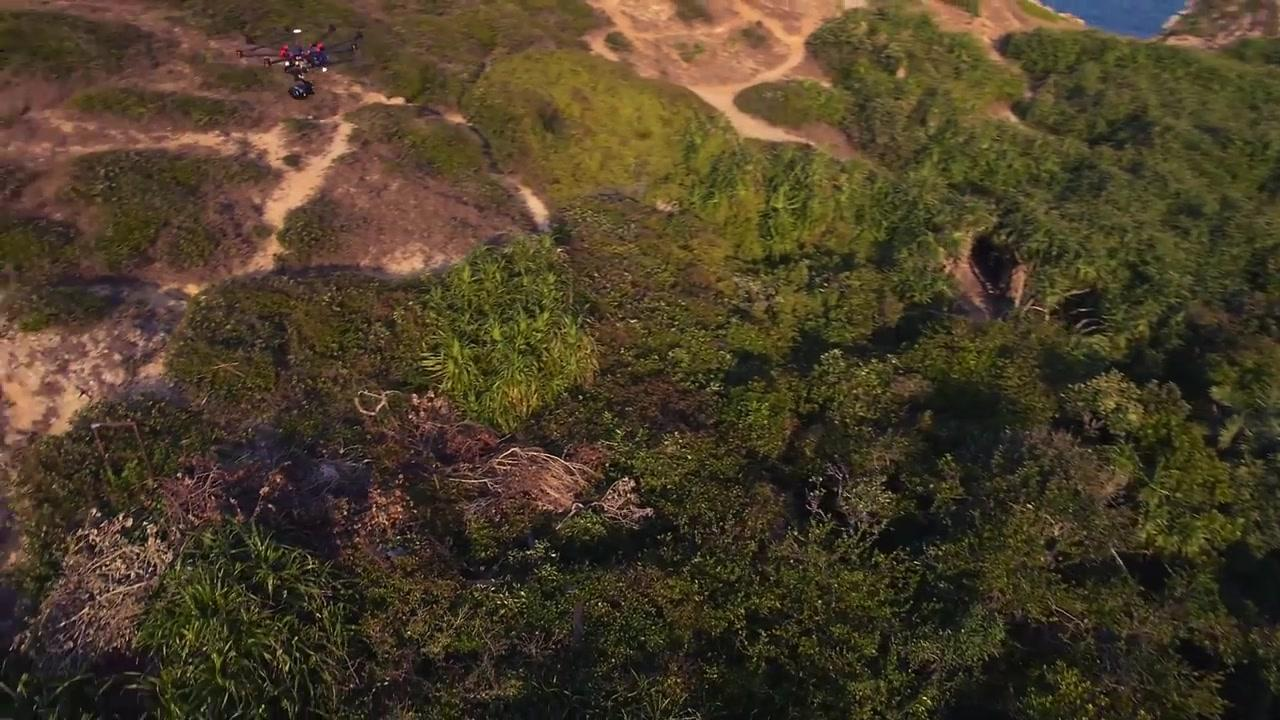
#> input picture deploy/eval_roi_448/images/00096.jpg, 1280 x 720 px, given in place of t4_fourdrones.png, which was not available
$ python test_page_roi.py ../deploy/eval_roi_448/images/00096.jpg
#> lines starting #> are read from the running program, lines starting #| are printed output that depends on the picture
### ps/cam3d_pipe.py
#!/usr/bin/env python3
# -*- coding: utf-8 -*-
"""cam3d_pipe.py —— 三域位流实时链路网页版

链路：USB 相机 -> 640x360 灰度 -> PL-DDR -> 触发 PL 检测器 -> 读候选表
      -> x=(x+125)%640 修正 + 边带过滤 -> （可选）NPU cls128 分类
      -> 画框/HUD -> JPEG -> 网页 MJPEG

端口：8080。页面：“/”单页；数据：“/info”；流：“/live”；单帧：“/snap”。
安全：只读写已验证的寄存器地址；NPU 可用 --npu 0 关掉。

用法：
  python3 -u cam3d_pipe.py --host 0.0.0.0 --port 8080 --npu 1
"""
import argparse
import io
import json
import os
import re
import sys
import threading
import time
from http.server import BaseHTTPRequestHandler, ThreadingHTTPServer

import cv2
import numpy as np

sys.path.insert(0, os.path.dirname(os.path.abspath(__file__)))
from cam3d_test import PL3D, NPU, unpack, crop  # noqa: E402
try:
    from yolo_det import Yolo
except Exception:                          # noqa: BLE001
    Yolo = None
USE_YOLO = False          # 模块级：--yolo 1 时由 main() 置 True
YOLO = None
USE_ROI = False           # --mode roi：PL 粗筛 + NPU ROI 精判（真正的三域分工）
DUAL = False              # 双极性：同一检测器跑两遍（原图 + 取反），零额外资源
if os.environ.get("DUAL") == "0":
    DUAL = False
STREAM_W, STREAM_H = 512, 288   # 推流分辨率（检测仍 640x360）
YOLO_EVERY = 3            # 方案 A：每 N 帧才跑一次 yolo，中间帧复用上次结果
YCNT = [0]                # yolo 帧计数
DUAL_EVERY = 2            # 双极性第二遍（取反）每 N 帧跑一次，保证帧率
PCNT = [0]                # PL 帧计数
POL_PREV = [None]         # 上一帧的另一极性结果 (帧号, 候选列表)，真隔帧用
# ---- 自适应列相位校准 ----
SHIFT = [0]               # 当前生效的列相位偏移（加在检测出的 x 上）
SHIFT_CONF = [0.0]        # 最近一次校准的置信度
CAL_HIST = []
ROI_MAX = 5             # 送 NPU 的候选上限（封顶 mosaic 耗时）             # 最近几次校准结果（多数票）
CAL_EVERY = 120           # 每 N 帧校准一次
CAL_ON = True
if os.environ.get("CAL") == "0":
    CAL_ON = False
try:
    import phase_cal3 as _cal
except Exception:                                          # noqa: BLE001
    _cal = None
LAST_BOXES = [None]
LAST_RES = [None]       # 上次 yolo 的框（跳过帧复用）
ROI_CONF = 0.45           # ROI 模式下 NPU 判为无人机的阈值
ROI_KEEP_PL = 1           # 1 = NPU 没认出的 PL 候选也保留（网页可勾选显示/隐藏）


W, H = 640, 360
BORDER = 24          # 上/下/左 边带不参与（压掉天花板/墙的亮带）
XOFF = 125           # 实测列偏移：x_true = (x_det + 125) % W

STATE = {
    "frames": 0, "fps": 0.0, "PL_ms": 0.0, "npu_ms": 0.0,
    "cap_ms": 0.0, "enc_ms": 0.0,
    "ncand": 0, "ntrk": 0, "stable": 0, "err": "",
    "cands": [], "raw": [],
    # 独立版页面模板要读的键
    "lat_ms": 0.0, "n": 0, "gamma": 1.0,
    "msk": 1, "stretch": 0, "invert": 0,
    "shift": 0, "shift_conf": 0.0,
}
JPEG = {"buf": None, "seq": 0}
VIS = {"img": None, "seq": 0}        # 采集线程写、编码线程读（最新帧覆盖，天然丢帧）
ENC_EVENT = None                     # 占位，保持接口兼容
INFER = {"npu": 1, "pmin": 0, "running": True, "quality": 80, "push_every": 1}

# ---- 候选过滤（2026-11-03）----
AMIN = 4            # 面积下限：只砍 1~3 px 的孤立噪点（再大就伤真目标）
H_MERGE = True      # 同 y 水平合并：消掉"目标左右两侧各一个框"
H_DY = 10           # 合并的 y 容差
H_DX = 160          # 合并的 x 最大跨度（目标宽 + 边带间距）
# 显示与前处理（2026-11-01 新增：三域版之前直接推灰度原图，观感"一片灰"）
COLOR_DISP = 1          # 1=画面用彩色（检测仍在灰度上做）；0=灰度
GAMMA = 1.0             # 送 PL 前的 gamma（0.08 压缩动态范围、弱目标更容易过 CFAR 门限；1.0=不改）
INVERT = 0              # 1=把 255-gray 送 PL（等价 Black-Hat，找暗目标）
_LUT = None


# [11 lines left out: function _make_lut, not called in this run]


# ---------------- 文件输入源（图片 / 视频） ----------------
SRC = {"path": None, "kind": None, "cap": None, "img": None}
IMG_DONE = [False]        # 图片源只检测一帧，之后停住
SRC_DIR = "/root/ip2/uploads"
CAP_DIR = "/root/ip2/captures"
DS_DIR = "/root/ip2/dataset"
DS_EXT_IMG = (".jpg", ".jpeg", ".png", ".bmp", ".webp")
DS_EXT_VID = (".mp4", ".avi", ".mov", ".mkv")


# [68 lines left out: functions _fit_640x480, open_src, close_src, read_src, to_pl, not called in this run]
TMP = {
    "clip": "/root/npu/cls128_drone_ZG.json",
    "raw": "/root/npu/cls128_drone_ZG.raw",
}


# [27 lines left out: function find_cam, not called in this run]


# ---------------------------------------------------------------- 航迹跟踪


class Tracker(object):
    """跨帧候选跟踪 + 去抖（三域链路用）。

    与 cam_pipe.py 的同名类同源，另加两项：
      · p（NPU 概率）做 EMA 平滑 —— 判别结果不再逐帧跳变
      · trail（最近 40 帧坐标）—— 画面上能画出运动轨迹

    规则：
      * 相邻帧位置差 <= 匹配半径视为同一条 track（坐标/面积/峰值/概率都做 EMA 平滑）
      * 连续命中 >= MIN_HITS 帧才对外显示；连续丢失 > MAX_MISS 帧才移除
      * 匹配半径随速度放大：静止 10 px，20 px/帧 -> 60 px，上限 90 px
    性能：候选按峰值预剪 MAX_IN，track 池上限 MAX_TRACKS，避免 O(候选×track) 爆炸。
    """

    MATCH_R = 10        # 基础匹配半径（像素）
    MIN_HITS = 2        # 连续命中多少帧才显示（2 = 单帧孤立候选不显示，虚警残留 76.6%→0.8%）
    MAX_MISS = 10       # 连续丢失多少帧才删除
    MAX_SHOW = 64       # 最多显示多少条航迹
    PEAK_MIN = 0        # 候选峰值下限
    MAX_IN = 16         # 每帧最多送进跟踪的候选数（按峰值排序取前 N）
    MAX_TRACKS = 64     # track 池上限
    TRAIL_LEN = 40      # 轨迹保留点数

    def __init__(self):
        self.tracks = []
        self.next_id = 1

    # [79 lines left out: function update, not called in this run]


TRACKER = Tracker()


# ---------------------------------------------------------------- 推理线程
# [429 lines left out: functions infer_loop, enc_loop, not called in this run]


# ---------------------------------------------------------------- HTTP# 网页模板放在 page_cam3d.py（独立版同款），避免多人改本文件时冲突
try:
    from page_cam3d import PAGE
except Exception:                                        # noqa: BLE001
    PAGE = '<!doctype html><meta charset=utf-8><title>3D</title><h3>page_cam3d.py 缺失</h3>'


class SrvHandler(BaseHTTPRequestHandler):
    protocol_version = "HTTP/1.1"

    def log_message(self, *a):        # 静音
        pass

    # [141 lines left out: functions _send, do_POST, do_GET, not called in this run]


def main():
    global GAMMA, INVERT, COLOR_DISP, USE_YOLO, YOLO, USE_ROI
    ap = argparse.ArgumentParser()
    ap.add_argument("--port", type=int, default=8080)
    ap.add_argument("--npu", type=int, default=1)
    ap.add_argument("--pmin", type=int, default=0)
    ap.add_argument("--frames", type=int, default=0, help=">0 则跑这么多帧后退出（自测用）")
    ap.add_argument("--gamma", type=float, default=1.0, help="送 PL 前 gamma（0.08 压缩动态范围，弱目标更易过门限；1.0 不改）")
    ap.add_argument("--invert", type=int, default=0, help="1=找暗目标（逆光天空鸟/无人机）")
    ap.add_argument("--color", type=int, default=1, help="1=彩色画面 0=灰度")
    ap.add_argument("--quality", type=int, default=65, help="推流 JPEG 质量（默认 65；80 更清晰但更耗 CPU）")
    ap.add_argument("--push-every", type=int, default=1, help="每 N 帧推一次流（默认 1=每帧；2 可省一半编码开销）")
    ap.add_argument("--yolo", type=int, default=0, help="1=use yolo11n whole-image detect")
    ap.add_argument("--mode", default="", choices=["", "yolo", "roi"],
                    help="roi = PL 粗筛 + NPU ROI 精判（三域分工）")
    a = ap.parse_args()
    USE_YOLO = bool(a.yolo) or (a.mode in ("yolo", "roi"))
    USE_ROI = (a.mode == "roi")
    INFER["npu"], INFER["pmin"] = a.npu, a.pmin
    INFER["quality"], INFER["push_every"] = a.quality, max(1, a.push_every)
    GAMMA, INVERT, COLOR_DISP = a.gamma, a.invert, a.color

    print("打开 PL3D ...", flush=True)
    pl = PL3D()
    try:
        print("VERSION=0x%08X" % (pl.reg.read(0x400C0014) & 0xFFFFFFFF), flush=True)
    except Exception:                                              # noqa: BLE001
        print("VERSION 读取跳过", flush=True)

    net = None
    if a.npu and os.path.exists(TMP["clip"]) and os.path.exists(TMP["raw"]):
        try:
            net = NPU(TMP["clip"], TMP["raw"], dev=pl.dev)
            print("NPU ok", flush=True)
        except Exception as e:                                     # noqa: BLE001
            print("NPU 不可用，降级为纯 PL：%s" % e, flush=True)

        if USE_YOLO:
            try:
                YOLO = Yolo(dev=pl.dev)     # 复用 PL3D 的 Device（自建 Device 会把 PL 的 DMA 区域顶掉）
                print("YOLO ok (shared dev)", flush=True)
            except Exception as e:                             # noqa: BLE001
                print("YOLO unavailable: %s" % e, flush=True)
    th = threading.Thread(target=infer_loop, args=(pl, net), daemon=True)
    threading.Thread(target=enc_loop, daemon=True).start()
    th.start()

    if a.frames > 0:                   # 自测模式：不启服务器
        t0 = time.time()
        while STATE["frames"] < a.frames and time.time() - t0 < 60:
            time.sleep(0.2)
        print(json.dumps(STATE), flush=True)
        INFER["running"] = False
        time.sleep(0.5)
        return

    srv = ThreadingHTTPServer(("0.0.0.0", a.port), SrvHandler)
    print("serving on :%d" % a.port, flush=True)
    srv.serve_forever()


# [2 lines that do not run on import are left out]

### ps/cam3d_test.py
#!/usr/bin/env python3
# -*- coding: utf-8 -*-
"""cam3d_test.py —— 三域链路无界面自测：相机 → PL(三域) → NPU 分类 → 打印。

用于在写网页之前先确认整条链在板上跑得通：
  - 帧走 PL-DDR（ICraft 分配），寄存器走平台口 0x400C0000
  - 候选表经 0x10 窗口读回
  - 每个候选裁 128x128 交给 cls128 NPU 判"是不是目标"

用法：
  python3 cam3d_test.py --n 20            # 跑 20 帧
  python3 cam3d_test.py --n 20 --npu 0    # 只跑 PL，不跑 NPU
  python3 cam3d_test.py --img a.png       # 用图片代替相机
"""
import argparse
import os
import sys
import time

import numpy as np

REG = 0x400C0000
R_CTRL, R_FADDR, R_RADDR, R_STATUS = 0x00, 0x04, 0x08, 0x0C
R_WIN, R_AR = 0x10, 0x90
NPIX = 640 * 360
X_SHIFT = 62             # 预热后实测稳定：x_det = x_true - 62，故 +62 还原
BORDER = 24              # 上下边带过滤（pad 伪目标在 y≈359）


# [17 lines left out: function unpack, not called in this run]


class PL3D(object):
    def __init__(self):
        from icraft.xrt import Device
        self.dev = Device.Open("axi://zg330aiu?npu=0x40000000&dma=0x80000000")
        self.reg = self.dev.defaultRegRegion()
        self.mem = self.dev.defaultMemRegion()
        self.ch = self.mem.malloc(NPIX)
        bp = self.ch.begin if not callable(self.ch.begin) else self.ch.begin()
        ad = getattr(bp, "addr", None)
        self.base = ad() if callable(ad) else ad
        self.reg.write(REG + R_FADDR, self.base)
        self.reg.write(REG + R_RADDR, self.base)
        time.sleep(0.02)
        print("PL3D base=0x%X VERSION=0x%08X"
              % (self.base, self.reg.read(REG + 0x14) & 0xFFFFFFFF))

    # [52 lines left out: functions run, _win, not called in this run]


class NPU(object):
    # [95 lines left out: functions __init__, predict, crop, main, not called in this run]


# [2 lines that do not run on import are left out]

### ps/test_page_roi.py
#!/usr/bin/env python3
# -*- coding: utf-8 -*-
"""test_page_roi.py —— 假相机 + ROI 模式端到端验证。

假相机把 t4（四架无人机）缩到 45% 再贴进 640×480 画面，
这样无人机在画面里只有 ~15~35 px —— 和真实远距离目标一致，
PL 才有可能把它们作为候选抓出来，ROI 模式才有意义。
"""
import sys
import os
import threading
import time
import urllib.request
import json

import cv2
import numpy as np

PORT = 8099
SRC = "/root/ip2/t4_fourdrones.png"
SCALE = 0.45

_big = cv2.imread(SRC)
#> _big is the input picture: shape (720, 1280, 3); mean B, G, R 39.7, 61.2, 73.7
_sw, _sh = int(_big.shape[1] * SCALE), int(_big.shape[0] * SCALE)
_small = cv2.resize(_big, (_sw, _sh), interpolation=cv2.INTER_AREA)
FRAME = np.full((480, 640, 3), 40, np.uint8)
_y0, _x0 = (480 - _sh) // 2, (640 - _sw) // 2
FRAME[_y0:_y0 + _sh, _x0:_x0 + _sw] = _small
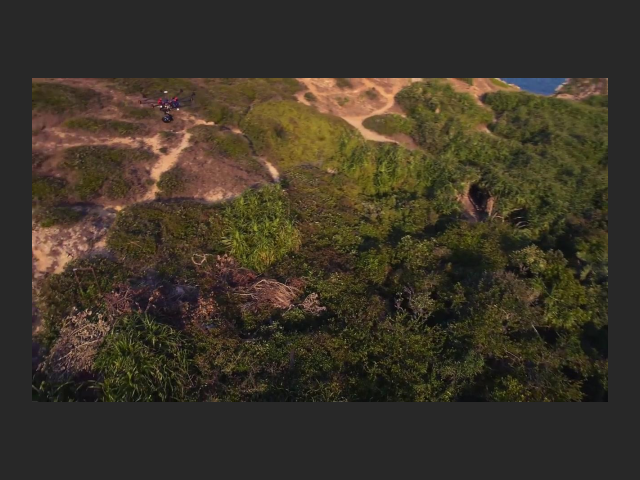
#> FRAME: shape (480, 640, 3); mean B, G, R 39.8, 52.8, 60.4
print("fake frame: drone scale %.2f  (%dx%d at %d,%d)" % (SCALE, _sw, _sh, _x0, _y0))
#| fake frame: drone scale 0.45  (576x324 at 32,78)

cnt = {"n": 0}


class FakeCap(object):
    def __init__(self, *a, **k):
        pass

    def isOpened(self):
        return True

    def set(self, *a, **k):
        return True

    def get(self, prop):
        return {3: 640.0, 4: 480.0}.get(prop, 0.0)

    def read(self):
        cnt["n"] += 1
        time.sleep(0.012)
        return True, FRAME.copy()

    def release(self):
        pass


cv2.VideoCapture = FakeCap

sys.argv = ["cam3d_pipe.py", "--port", str(PORT), "--npu", "1",
            "--mode", "roi", "--quality", "60", "--push-every", "1"]

import cam3d_pipe  # noqa: E402


def poll():
    time.sleep(14)
    for _ in range(6):
        try:
            with urllib.request.urlopen("http://127.0.0.1:%d/info" % PORT, timeout=5) as r:
                d = json.loads(r.read().decode("utf-8"))
            print("PAGE_INFO frames=%d npu_ms=%.1f n=%d err=%r"
                  % (cnt["n"], d.get("npu_ms", 0), d.get("n", 0), d.get("err", "")))
            cs = d.get("cands") or []
            print("PAGE_CANDS %d" % len(cs))
            for c in cs[:6]:
                print("   x=%s y=%s area=%s p=%s" % (c.get("x"), c.get("y"),
                                                     c.get("area"), c.get("p")))
            print("VERDICT PAGE-ROI-%s" % ("OK" if len(cs) > 0 else "FAIL"))
            return
        except Exception as e:                                   # noqa: BLE001
            print("poll fail", e)
        time.sleep(2)


if os.environ.get("NOPOLL") != "1":
    threading.Thread(target=poll, daemon=True).start()
cam3d_pipe.main()
#> (the call stopped at in __init__, `self.dev = Device.Open("axi://zg330aiu?npu=0x40000000&dma=0x80000000")`: icraft is not available in this run)

$ run again, on deploy/eval_roi_448/images/00100.jpg
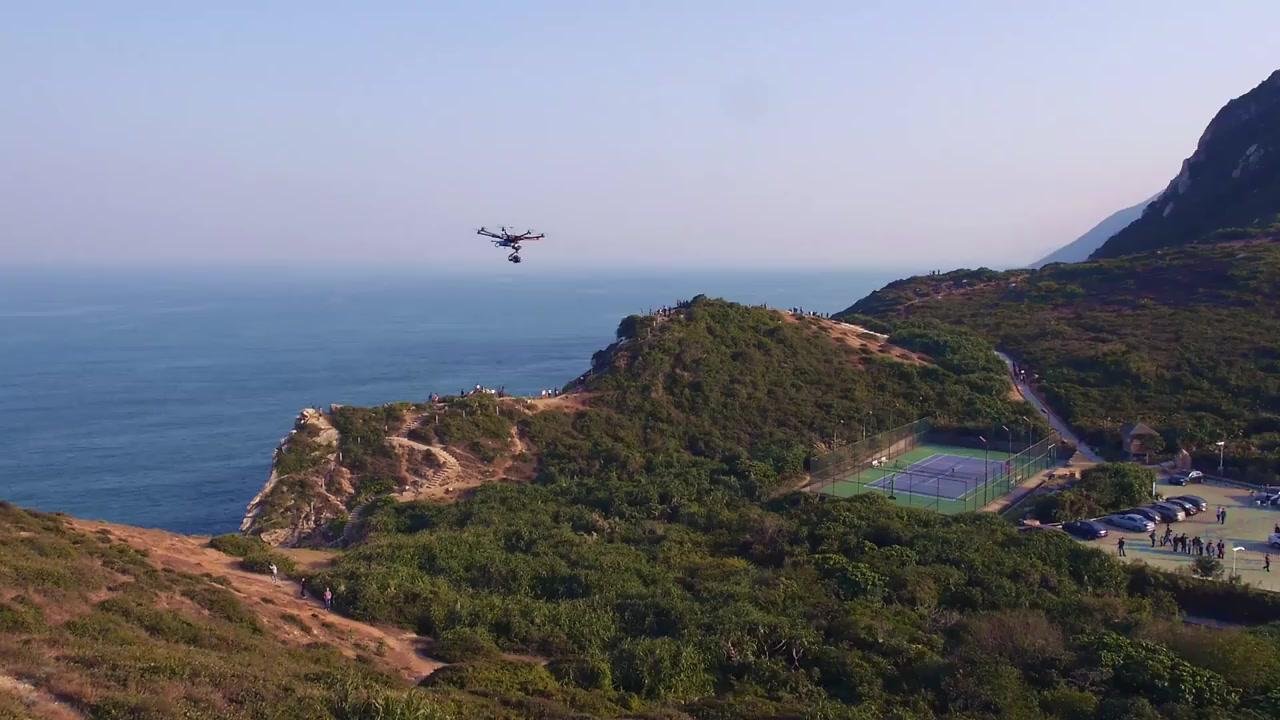
#> input picture deploy/eval_roi_448/images/00100.jpg, 1280 x 720 px, given in place of t4_fourdrones.png, which was not available
#> _big is the input picture: shape (720, 1280, 3); mean B, G, R 125.1, 115.2, 112.8
#> `FRAME[_y0:_y0 + _sh, _x0:_x0 + _sw] = _small`:
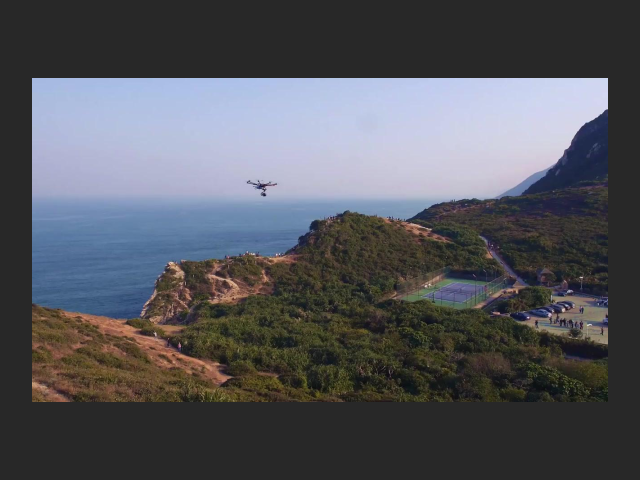
#> FRAME: shape (480, 640, 3); mean B, G, R 91.7, 85.7, 84.2
#| fake frame: drone scale 0.45  (576x324 at 32,78)

$ run again, on deploy/eval_roi_448/images/00118.jpg
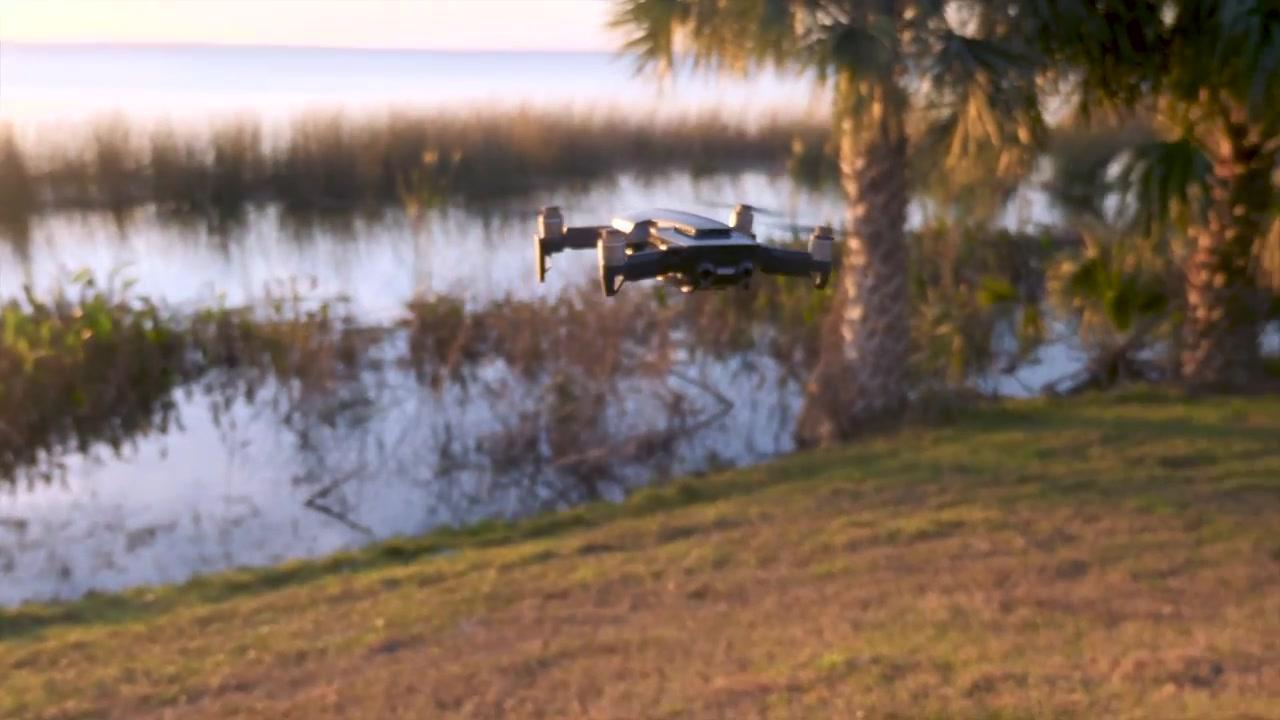
#> input picture deploy/eval_roi_448/images/00118.jpg, 1280 x 720 px, given in place of t4_fourdrones.png, which was not available
#> _big is the input picture: shape (720, 1280, 3); mean B, G, R 100.8, 113.1, 131.3
#> `FRAME[_y0:_y0 + _sh, _x0:_x0 + _sw] = _small`:
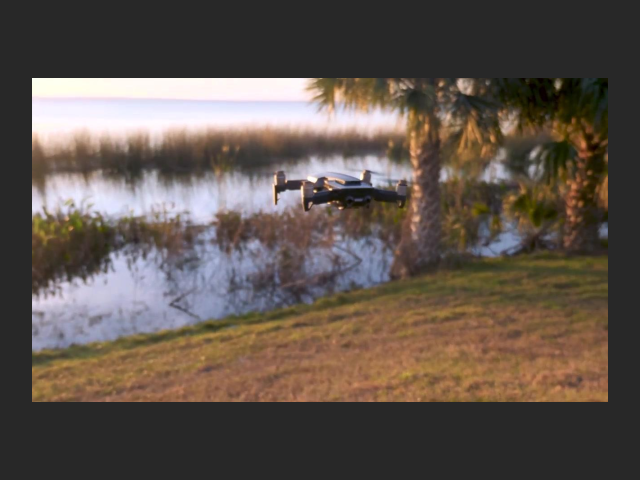
#> FRAME: shape (480, 640, 3); mean B, G, R 76.9, 84.4, 95.5
#| fake frame: drone scale 0.45  (576x324 at 32,78)
